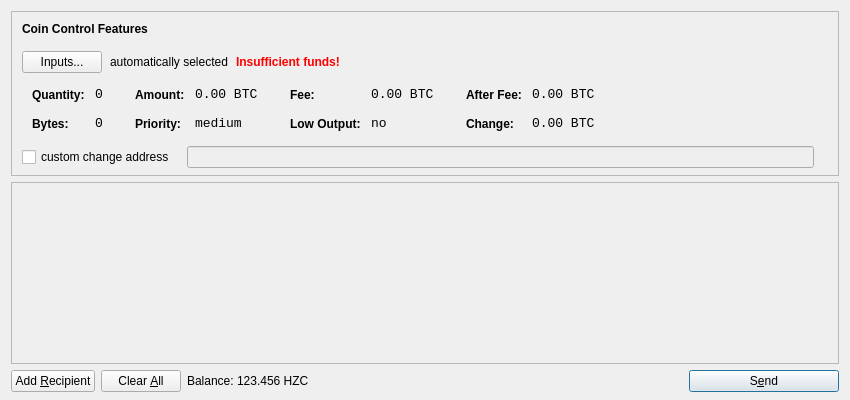
<?xml version="1.0" encoding="UTF-8"?>
<ui version="4.0">
 <class>SendCoinsDialog</class>
 <widget class="QDialog" name="SendCoinsDialog">
  <property name="geometry">
   <rect>
    <x>0</x>
    <y>0</y>
    <width>850</width>
    <height>400</height>
   </rect>
  </property>
  <property name="windowTitle">
   <string>Send Coins</string>
  </property>
  <layout class="QVBoxLayout" name="verticalLayout" stretch="0,1,0">
   <property name="bottomMargin">
    <number>8</number>
   </property>
   <item>
    <widget class="QFrame" name="frameCoinControl">
     <property name="sizePolicy">
      <sizepolicy hsizetype="Expanding" vsizetype="Expanding">
       <horstretch>0</horstretch>
       <verstretch>0</verstretch>
      </sizepolicy>
     </property>
     <property name="maximumSize">
      <size>
       <width>16777215</width>
       <height>16777215</height>
      </size>
     </property>
     <property name="frameShape">
      <enum>QFrame::StyledPanel</enum>
     </property>
     <property name="frameShadow">
      <enum>QFrame::Sunken</enum>
     </property>
     <layout class="QVBoxLayout" name="verticalLayoutCoinControl2">
      <property name="spacing">
       <number>-1</number>
      </property>
      <property name="leftMargin">
       <number>0</number>
      </property>
      <property name="topMargin">
       <number>0</number>
      </property>
      <property name="rightMargin">
       <number>0</number>
      </property>
      <property name="bottomMargin">
       <number>6</number>
      </property>
      <item>
       <layout class="QVBoxLayout" name="verticalLayoutCoinControl" stretch="0,0,0,0,1">
        <property name="spacing">
         <number>0</number>
        </property>
        <property name="leftMargin">
         <number>10</number>
        </property>
        <property name="topMargin">
         <number>10</number>
        </property>
        <item>
         <layout class="QHBoxLayout" name="horizontalLayoutCoinControl1">
          <property name="bottomMargin">
           <number>15</number>
          </property>
          <item>
           <widget class="QLabel" name="labelCoinControlFeatures">
            <property name="sizePolicy">
             <sizepolicy hsizetype="Preferred" vsizetype="Maximum">
              <horstretch>0</horstretch>
              <verstretch>0</verstretch>
             </sizepolicy>
            </property>
            <property name="font">
             <font>
              <weight>75</weight>
              <bold>true</bold>
             </font>
            </property>
            <property name="styleSheet">
             <string notr="true">font-weight:bold;</string>
            </property>
            <property name="text">
             <string>Coin Control Features</string>
            </property>
           </widget>
          </item>
         </layout>
        </item>
        <item>
         <layout class="QHBoxLayout" name="horizontalLayoutCoinControl2" stretch="0,0,0,0">
          <property name="spacing">
           <number>8</number>
          </property>
          <property name="bottomMargin">
           <number>10</number>
          </property>
          <item>
           <widget class="QPushButton" name="pushButtonCoinControl">
            <property name="styleSheet">
             <string notr="true"/>
            </property>
            <property name="text">
             <string>Inputs...</string>
            </property>
           </widget>
          </item>
          <item>
           <widget class="QLabel" name="labelCoinControlAutomaticallySelected">
            <property name="text">
             <string>automatically selected</string>
            </property>
            <property name="margin">
             <number>5</number>
            </property>
           </widget>
          </item>
          <item>
           <widget class="QLabel" name="labelCoinControlInsuffFunds">
            <property name="font">
             <font>
              <weight>75</weight>
              <bold>true</bold>
             </font>
            </property>
            <property name="styleSheet">
             <string notr="true">color:red;font-weight:bold;</string>
            </property>
            <property name="text">
             <string>Insufficient funds!</string>
            </property>
            <property name="margin">
             <number>5</number>
            </property>
           </widget>
          </item>
          <item>
           <spacer name="horizontalSpacerCoinControl">
            <property name="orientation">
             <enum>Qt::Horizontal</enum>
            </property>
            <property name="sizeHint" stdset="0">
             <size>
              <width>40</width>
              <height>1</height>
             </size>
            </property>
           </spacer>
          </item>
         </layout>
        </item>
        <item>
         <widget class="QWidget" name="widgetCoinControl" native="true">
          <property name="sizePolicy">
           <sizepolicy hsizetype="Preferred" vsizetype="Preferred">
            <horstretch>0</horstretch>
            <verstretch>0</verstretch>
           </sizepolicy>
          </property>
          <property name="minimumSize">
           <size>
            <width>0</width>
            <height>0</height>
           </size>
          </property>
          <property name="styleSheet">
           <string notr="true"/>
          </property>
          <layout class="QHBoxLayout" name="horizontalLayoutCoinControl5">
           <property name="margin">
            <number>0</number>
           </property>
           <item>
            <layout class="QHBoxLayout" name="horizontalLayoutCoinControl3" stretch="0,0,0,1">
             <property name="spacing">
              <number>20</number>
             </property>
             <property name="topMargin">
              <number>0</number>
             </property>
             <property name="bottomMargin">
              <number>10</number>
             </property>
             <item>
              <layout class="QFormLayout" name="formLayoutCoinControl1">
               <property name="horizontalSpacing">
                <number>10</number>
               </property>
               <property name="verticalSpacing">
                <number>14</number>
               </property>
               <property name="leftMargin">
                <number>10</number>
               </property>
               <property name="topMargin">
                <number>4</number>
               </property>
               <property name="rightMargin">
                <number>6</number>
               </property>
               <item row="0" column="0">
                <widget class="QLabel" name="labelCoinControlQuantityText">
                 <property name="styleSheet">
                  <string notr="true">font-weight:bold;</string>
                 </property>
                 <property name="text">
                  <string>Quantity:</string>
                 </property>
                 <property name="margin">
                  <number>0</number>
                 </property>
                </widget>
               </item>
               <item row="0" column="1">
                <widget class="QLabel" name="labelCoinControlQuantity">
                 <property name="font">
                  <font>
                   <family>Monospace</family>
                   <pointsize>10</pointsize>
                  </font>
                 </property>
                 <property name="cursor">
                  <cursorShape>IBeamCursor</cursorShape>
                 </property>
                 <property name="contextMenuPolicy">
                  <enum>Qt::ActionsContextMenu</enum>
                 </property>
                 <property name="text">
                  <string notr="true">0</string>
                 </property>
                 <property name="margin">
                  <number>0</number>
                 </property>
                 <property name="textInteractionFlags">
                  <set>Qt::LinksAccessibleByMouse|Qt::TextSelectableByKeyboard|Qt::TextSelectableByMouse</set>
                 </property>
                </widget>
               </item>
               <item row="1" column="0">
                <widget class="QLabel" name="labelCoinControlBytesText">
                 <property name="styleSheet">
                  <string notr="true">font-weight:bold;</string>
                 </property>
                 <property name="text">
                  <string>Bytes:</string>
                 </property>
                </widget>
               </item>
               <item row="1" column="1">
                <widget class="QLabel" name="labelCoinControlBytes">
                 <property name="font">
                  <font>
                   <family>Monospace</family>
                   <pointsize>10</pointsize>
                  </font>
                 </property>
                 <property name="cursor">
                  <cursorShape>IBeamCursor</cursorShape>
                 </property>
                 <property name="contextMenuPolicy">
                  <enum>Qt::ActionsContextMenu</enum>
                 </property>
                 <property name="text">
                  <string notr="true">0</string>
                 </property>
                 <property name="textInteractionFlags">
                  <set>Qt::LinksAccessibleByMouse|Qt::TextSelectableByKeyboard|Qt::TextSelectableByMouse</set>
                 </property>
                </widget>
               </item>
              </layout>
             </item>
             <item>
              <layout class="QFormLayout" name="formLayoutCoinControl2">
               <property name="horizontalSpacing">
                <number>10</number>
               </property>
               <property name="verticalSpacing">
                <number>14</number>
               </property>
               <property name="leftMargin">
                <number>6</number>
               </property>
               <property name="topMargin">
                <number>4</number>
               </property>
               <property name="rightMargin">
                <number>6</number>
               </property>
               <item row="0" column="0">
                <widget class="QLabel" name="labelCoinControlAmountText">
                 <property name="styleSheet">
                  <string notr="true">font-weight:bold;</string>
                 </property>
                 <property name="text">
                  <string>Amount:</string>
                 </property>
                 <property name="margin">
                  <number>0</number>
                 </property>
                </widget>
               </item>
               <item row="0" column="1">
                <widget class="QLabel" name="labelCoinControlAmount">
                 <property name="font">
                  <font>
                   <family>Monospace</family>
                   <pointsize>10</pointsize>
                  </font>
                 </property>
                 <property name="cursor">
                  <cursorShape>IBeamCursor</cursorShape>
                 </property>
                 <property name="contextMenuPolicy">
                  <enum>Qt::ActionsContextMenu</enum>
                 </property>
                 <property name="text">
                  <string notr="true">0.00 BTC</string>
                 </property>
                 <property name="textInteractionFlags">
                  <set>Qt::LinksAccessibleByMouse|Qt::TextSelectableByKeyboard|Qt::TextSelectableByMouse</set>
                 </property>
                </widget>
               </item>
               <item row="1" column="0">
                <widget class="QLabel" name="labelCoinControlPriorityText">
                 <property name="styleSheet">
                  <string notr="true">font-weight:bold;</string>
                 </property>
                 <property name="text">
                  <string>Priority:</string>
                 </property>
                </widget>
               </item>
               <item row="1" column="1">
                <widget class="QLabel" name="labelCoinControlPriority">
                 <property name="font">
                  <font>
                   <family>Monospace</family>
                   <pointsize>10</pointsize>
                  </font>
                 </property>
                 <property name="cursor">
                  <cursorShape>IBeamCursor</cursorShape>
                 </property>
                 <property name="contextMenuPolicy">
                  <enum>Qt::ActionsContextMenu</enum>
                 </property>
                 <property name="text">
                  <string>medium</string>
                 </property>
                 <property name="textInteractionFlags">
                  <set>Qt::LinksAccessibleByMouse|Qt::TextSelectableByKeyboard|Qt::TextSelectableByMouse</set>
                 </property>
                </widget>
               </item>
              </layout>
             </item>
             <item>
              <layout class="QFormLayout" name="formLayoutCoinControl3">
               <property name="horizontalSpacing">
                <number>10</number>
               </property>
               <property name="verticalSpacing">
                <number>14</number>
               </property>
               <property name="leftMargin">
                <number>6</number>
               </property>
               <property name="topMargin">
                <number>4</number>
               </property>
               <property name="rightMargin">
                <number>6</number>
               </property>
               <item row="0" column="0">
                <widget class="QLabel" name="labelCoinControlFeeText">
                 <property name="styleSheet">
                  <string notr="true">font-weight:bold;</string>
                 </property>
                 <property name="text">
                  <string>Fee:</string>
                 </property>
                 <property name="margin">
                  <number>0</number>
                 </property>
                </widget>
               </item>
               <item row="0" column="1">
                <widget class="QLabel" name="labelCoinControlFee">
                 <property name="font">
                  <font>
                   <family>Monospace</family>
                   <pointsize>10</pointsize>
                  </font>
                 </property>
                 <property name="cursor">
                  <cursorShape>IBeamCursor</cursorShape>
                 </property>
                 <property name="contextMenuPolicy">
                  <enum>Qt::ActionsContextMenu</enum>
                 </property>
                 <property name="text">
                  <string notr="true">0.00 BTC</string>
                 </property>
                 <property name="textInteractionFlags">
                  <set>Qt::LinksAccessibleByMouse|Qt::TextSelectableByKeyboard|Qt::TextSelectableByMouse</set>
                 </property>
                </widget>
               </item>
               <item row="1" column="0">
                <widget class="QLabel" name="labelCoinControlLowOutputText">
                 <property name="styleSheet">
                  <string notr="true">font-weight:bold;</string>
                 </property>
                 <property name="text">
                  <string>Low Output:</string>
                 </property>
                </widget>
               </item>
               <item row="1" column="1">
                <widget class="QLabel" name="labelCoinControlLowOutput">
                 <property name="font">
                  <font>
                   <family>Monospace</family>
                   <pointsize>10</pointsize>
                  </font>
                 </property>
                 <property name="cursor">
                  <cursorShape>IBeamCursor</cursorShape>
                 </property>
                 <property name="contextMenuPolicy">
                  <enum>Qt::ActionsContextMenu</enum>
                 </property>
                 <property name="text">
                  <string>no</string>
                 </property>
                 <property name="textInteractionFlags">
                  <set>Qt::LinksAccessibleByMouse|Qt::TextSelectableByKeyboard|Qt::TextSelectableByMouse</set>
                 </property>
                </widget>
               </item>
              </layout>
             </item>
             <item>
              <layout class="QFormLayout" name="formLayoutCoinControl4">
               <property name="horizontalSpacing">
                <number>10</number>
               </property>
               <property name="verticalSpacing">
                <number>14</number>
               </property>
               <property name="leftMargin">
                <number>6</number>
               </property>
               <property name="topMargin">
                <number>4</number>
               </property>
               <property name="rightMargin">
                <number>6</number>
               </property>
               <item row="0" column="0">
                <widget class="QLabel" name="labelCoinControlAfterFeeText">
                 <property name="styleSheet">
                  <string notr="true">font-weight:bold;</string>
                 </property>
                 <property name="text">
                  <string>After Fee:</string>
                 </property>
                 <property name="margin">
                  <number>0</number>
                 </property>
                </widget>
               </item>
               <item row="0" column="1">
                <widget class="QLabel" name="labelCoinControlAfterFee">
                 <property name="font">
                  <font>
                   <family>Monospace</family>
                   <pointsize>10</pointsize>
                  </font>
                 </property>
                 <property name="cursor">
                  <cursorShape>IBeamCursor</cursorShape>
                 </property>
                 <property name="contextMenuPolicy">
                  <enum>Qt::ActionsContextMenu</enum>
                 </property>
                 <property name="text">
                  <string notr="true">0.00 BTC</string>
                 </property>
                 <property name="textInteractionFlags">
                  <set>Qt::LinksAccessibleByMouse|Qt::TextSelectableByKeyboard|Qt::TextSelectableByMouse</set>
                 </property>
                </widget>
               </item>
               <item row="1" column="0">
                <widget class="QLabel" name="labelCoinControlChangeText">
                 <property name="styleSheet">
                  <string notr="true">font-weight:bold;</string>
                 </property>
                 <property name="text">
                  <string>Change:</string>
                 </property>
                </widget>
               </item>
               <item row="1" column="1">
                <widget class="QLabel" name="labelCoinControlChange">
                 <property name="font">
                  <font>
                   <family>Monospace</family>
                   <pointsize>10</pointsize>
                  </font>
                 </property>
                 <property name="cursor">
                  <cursorShape>IBeamCursor</cursorShape>
                 </property>
                 <property name="contextMenuPolicy">
                  <enum>Qt::ActionsContextMenu</enum>
                 </property>
                 <property name="text">
                  <string notr="true">0.00 BTC</string>
                 </property>
                 <property name="textInteractionFlags">
                  <set>Qt::LinksAccessibleByMouse|Qt::TextSelectableByKeyboard|Qt::TextSelectableByMouse</set>
                 </property>
                </widget>
               </item>
              </layout>
             </item>
            </layout>
           </item>
          </layout>
         </widget>
        </item>
        <item>
         <layout class="QHBoxLayout" name="horizontalLayoutCoinControl4" stretch="0,0,0">
          <property name="spacing">
           <number>12</number>
          </property>
          <property name="sizeConstraint">
           <enum>QLayout::SetDefaultConstraint</enum>
          </property>
          <property name="topMargin">
           <number>5</number>
          </property>
          <property name="rightMargin">
           <number>5</number>
          </property>
          <item>
           <widget class="QCheckBox" name="checkBoxCoinControlChange">
            <property name="text">
             <string>custom change address</string>
            </property>
           </widget>
          </item>
          <item>
           <widget class="QLineEdit" name="lineEditCoinControlChange">
            <property name="enabled">
             <bool>false</bool>
            </property>
            <property name="sizePolicy">
             <sizepolicy hsizetype="Expanding" vsizetype="Fixed">
              <horstretch>0</horstretch>
              <verstretch>0</verstretch>
             </sizepolicy>
            </property>
           </widget>
          </item>
          <item>
           <widget class="QLabel" name="labelCoinControlChangeLabel">
            <property name="sizePolicy">
             <sizepolicy hsizetype="Preferred" vsizetype="Expanding">
              <horstretch>0</horstretch>
              <verstretch>0</verstretch>
             </sizepolicy>
            </property>
            <property name="minimumSize">
             <size>
              <width>0</width>
              <height>0</height>
             </size>
            </property>
            <property name="text">
             <string/>
            </property>
            <property name="margin">
             <number>3</number>
            </property>
           </widget>
          </item>
         </layout>
        </item>
        <item>
         <spacer name="verticalSpacerCoinControl">
          <property name="orientation">
           <enum>Qt::Vertical</enum>
          </property>
          <property name="sizeHint" stdset="0">
           <size>
            <width>800</width>
            <height>1</height>
           </size>
          </property>
         </spacer>
        </item>
       </layout>
      </item>
     </layout>
    </widget>
   </item>
   <item>
    <widget class="QScrollArea" name="scrollArea">
     <property name="widgetResizable">
      <bool>true</bool>
     </property>
     <widget class="QWidget" name="scrollAreaWidgetContents">
      <property name="geometry">
       <rect>
        <x>0</x>
        <y>0</y>
        <width>830</width>
        <height>165</height>
       </rect>
      </property>
      <layout class="QVBoxLayout" name="verticalLayout_2">
       <property name="margin">
        <number>0</number>
       </property>
       <item>
        <layout class="QVBoxLayout" name="entries">
         <property name="spacing">
          <number>6</number>
         </property>
        </layout>
       </item>
       <item>
        <spacer name="verticalSpacer">
         <property name="orientation">
          <enum>Qt::Vertical</enum>
         </property>
         <property name="sizeHint" stdset="0">
          <size>
           <width>20</width>
           <height>40</height>
          </size>
         </property>
        </spacer>
       </item>
      </layout>
     </widget>
    </widget>
   </item>
   <item>
    <layout class="QHBoxLayout" name="horizontalLayout">
     <item>
      <widget class="QPushButton" name="addButton">
       <property name="toolTip">
        <string>Send to multiple recipients at once</string>
       </property>
       <property name="text">
        <string>Add &amp;Recipient</string>
       </property>
       <property name="icon">
        <iconset resource="../bitcoin.qrc">
         <normaloff>:/icons/add</normaloff>:/icons/add</iconset>
       </property>
       <property name="autoDefault">
        <bool>false</bool>
       </property>
      </widget>
     </item>
     <item>
      <widget class="QPushButton" name="clearButton">
       <property name="sizePolicy">
        <sizepolicy hsizetype="Minimum" vsizetype="Fixed">
         <horstretch>0</horstretch>
         <verstretch>0</verstretch>
        </sizepolicy>
       </property>
       <property name="toolTip">
        <string>Remove all transaction fields</string>
       </property>
       <property name="text">
        <string>Clear &amp;All</string>
       </property>
       <property name="icon">
        <iconset resource="../bitcoin.qrc">
         <normaloff>:/icons/remove</normaloff>:/icons/remove</iconset>
       </property>
       <property name="autoRepeatDelay">
        <number>300</number>
       </property>
       <property name="autoDefault">
        <bool>false</bool>
       </property>
      </widget>
     </item>
     <item>
      <layout class="QHBoxLayout" name="horizontalLayout_2">
       <property name="spacing">
        <number>3</number>
       </property>
       <item>
        <widget class="QLabel" name="label">
         <property name="text">
          <string>Balance:</string>
         </property>
        </widget>
       </item>
       <item>
        <widget class="QLabel" name="labelBalance">
         <property name="cursor">
          <cursorShape>IBeamCursor</cursorShape>
         </property>
         <property name="text">
          <string>123.456 HZC</string>
         </property>
         <property name="textInteractionFlags">
          <set>Qt::LinksAccessibleByMouse|Qt::TextSelectableByKeyboard|Qt::TextSelectableByMouse</set>
         </property>
        </widget>
       </item>
      </layout>
     </item>
     <item>
      <spacer name="horizontalSpacer">
       <property name="orientation">
        <enum>Qt::Horizontal</enum>
       </property>
       <property name="sizeHint" stdset="0">
        <size>
         <width>40</width>
         <height>20</height>
        </size>
       </property>
      </spacer>
     </item>
     <item>
      <widget class="QPushButton" name="sendButton">
       <property name="minimumSize">
        <size>
         <width>150</width>
         <height>0</height>
        </size>
       </property>
       <property name="toolTip">
        <string>Confirm the send action</string>
       </property>
       <property name="text">
        <string>S&amp;end</string>
       </property>
       <property name="icon">
        <iconset resource="../bitcoin.qrc">
         <normaloff>:/icons/send</normaloff>:/icons/send</iconset>
       </property>
       <property name="default">
        <bool>true</bool>
       </property>
      </widget>
     </item>
    </layout>
   </item>
  </layout>
 </widget>
 <resources>
  <include location="../bitcoin.qrc"/>
 </resources>
 <connections/>
</ui>
